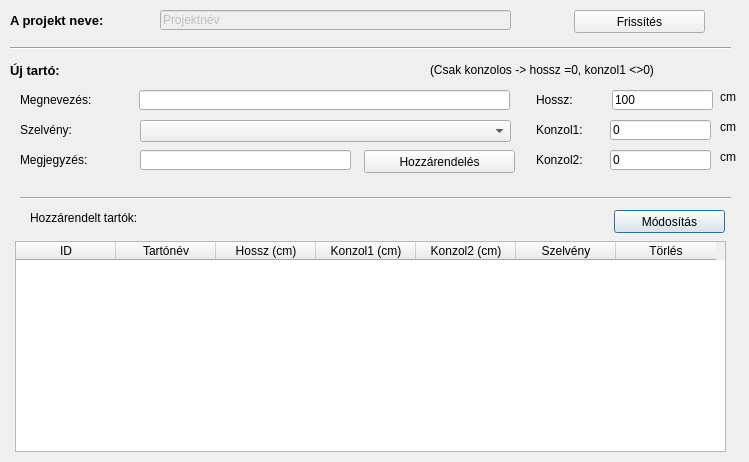
<?xml version="1.0" encoding="UTF-8"?>
<ui version="4.0">
 <class>Tartok</class>
 <widget class="QDialog" name="Tartok">
  <property name="geometry">
   <rect>
    <x>0</x>
    <y>0</y>
    <width>749</width>
    <height>462</height>
   </rect>
  </property>
  <property name="windowTitle">
   <string>A projekt tartói</string>
  </property>
  <widget class="QLabel" name="label">
   <property name="geometry">
    <rect>
     <x>10</x>
     <y>10</y>
     <width>141</width>
     <height>20</height>
    </rect>
   </property>
   <property name="font">
    <font>
     <family>MS Sans Serif</family>
     <pointsize>10</pointsize>
     <weight>75</weight>
     <bold>true</bold>
    </font>
   </property>
   <property name="text">
    <string>A projekt neve:</string>
   </property>
  </widget>
  <widget class="QLineEdit" name="Projektnev">
   <property name="enabled">
    <bool>false</bool>
   </property>
   <property name="geometry">
    <rect>
     <x>160</x>
     <y>10</y>
     <width>351</width>
     <height>20</height>
    </rect>
   </property>
   <property name="font">
    <font>
     <family>MS Sans Serif</family>
    </font>
   </property>
   <property name="tabletTracking">
    <bool>false</bool>
   </property>
   <property name="text">
    <string>Projektnév</string>
   </property>
  </widget>
  <widget class="Line" name="line">
   <property name="geometry">
    <rect>
     <x>10</x>
     <y>40</y>
     <width>721</width>
     <height>16</height>
    </rect>
   </property>
   <property name="font">
    <font>
     <family>MS Sans Serif</family>
    </font>
   </property>
   <property name="orientation">
    <enum>Qt::Horizontal</enum>
   </property>
  </widget>
  <widget class="QLabel" name="label_2">
   <property name="geometry">
    <rect>
     <x>10</x>
     <y>60</y>
     <width>101</width>
     <height>20</height>
    </rect>
   </property>
   <property name="font">
    <font>
     <family>MS Sans Serif</family>
     <pointsize>10</pointsize>
     <weight>75</weight>
     <bold>true</bold>
    </font>
   </property>
   <property name="text">
    <string>Új tartó:</string>
   </property>
  </widget>
  <widget class="QLabel" name="label_3">
   <property name="geometry">
    <rect>
     <x>20</x>
     <y>90</y>
     <width>121</width>
     <height>20</height>
    </rect>
   </property>
   <property name="font">
    <font>
     <family>MS Sans Serif</family>
    </font>
   </property>
   <property name="text">
    <string>Megnevezés:</string>
   </property>
  </widget>
  <widget class="QLabel" name="label_4">
   <property name="geometry">
    <rect>
     <x>20</x>
     <y>120</y>
     <width>91</width>
     <height>20</height>
    </rect>
   </property>
   <property name="font">
    <font>
     <family>MS Sans Serif</family>
    </font>
   </property>
   <property name="text">
    <string>Szelvény:</string>
   </property>
  </widget>
  <widget class="QLabel" name="label_5">
   <property name="geometry">
    <rect>
     <x>20</x>
     <y>150</y>
     <width>101</width>
     <height>20</height>
    </rect>
   </property>
   <property name="font">
    <font>
     <family>MS Sans Serif</family>
    </font>
   </property>
   <property name="text">
    <string>Megjegyzés:</string>
   </property>
  </widget>
  <widget class="QLineEdit" name="tartonev">
   <property name="geometry">
    <rect>
     <x>139</x>
     <y>90</y>
     <width>371</width>
     <height>20</height>
    </rect>
   </property>
   <property name="font">
    <font>
     <family>MS Sans Serif</family>
    </font>
   </property>
  </widget>
  <widget class="QLineEdit" name="megjegyzes">
   <property name="geometry">
    <rect>
     <x>140</x>
     <y>150</y>
     <width>211</width>
     <height>20</height>
    </rect>
   </property>
   <property name="font">
    <font>
     <family>MS Sans Serif</family>
    </font>
   </property>
  </widget>
  <widget class="QLabel" name="label_6">
   <property name="geometry">
    <rect>
     <x>430</x>
     <y>60</y>
     <width>311</width>
     <height>20</height>
    </rect>
   </property>
   <property name="font">
    <font>
     <family>MS Sans Serif</family>
    </font>
   </property>
   <property name="text">
    <string>(Csak konzolos -&gt; hossz =0, konzol1 &lt;&gt;0)</string>
   </property>
  </widget>
  <widget class="QLabel" name="label_7">
   <property name="geometry">
    <rect>
     <x>536</x>
     <y>90</y>
     <width>71</width>
     <height>20</height>
    </rect>
   </property>
   <property name="font">
    <font>
     <family>MS Sans Serif</family>
    </font>
   </property>
   <property name="text">
    <string>Hossz:</string>
   </property>
  </widget>
  <widget class="QLineEdit" name="hossz">
   <property name="geometry">
    <rect>
     <x>612</x>
     <y>90</y>
     <width>101</width>
     <height>20</height>
    </rect>
   </property>
   <property name="font">
    <font>
     <family>MS Sans Serif</family>
    </font>
   </property>
   <property name="text">
    <string>100</string>
   </property>
  </widget>
  <widget class="QLabel" name="label_8">
   <property name="geometry">
    <rect>
     <x>720</x>
     <y>90</y>
     <width>47</width>
     <height>14</height>
    </rect>
   </property>
   <property name="font">
    <font>
     <family>MS Sans Serif</family>
    </font>
   </property>
   <property name="text">
    <string>cm</string>
   </property>
  </widget>
  <widget class="QLabel" name="label_9">
   <property name="geometry">
    <rect>
     <x>536</x>
     <y>120</y>
     <width>71</width>
     <height>20</height>
    </rect>
   </property>
   <property name="font">
    <font>
     <family>MS Sans Serif</family>
    </font>
   </property>
   <property name="text">
    <string>Konzol1:</string>
   </property>
  </widget>
  <widget class="QLineEdit" name="konzol1">
   <property name="geometry">
    <rect>
     <x>610</x>
     <y>120</y>
     <width>101</width>
     <height>20</height>
    </rect>
   </property>
   <property name="font">
    <font>
     <family>MS Sans Serif</family>
    </font>
   </property>
   <property name="text">
    <string>0</string>
   </property>
  </widget>
  <widget class="QLabel" name="label_10">
   <property name="geometry">
    <rect>
     <x>720</x>
     <y>120</y>
     <width>47</width>
     <height>14</height>
    </rect>
   </property>
   <property name="font">
    <font>
     <family>MS Sans Serif</family>
    </font>
   </property>
   <property name="text">
    <string>cm</string>
   </property>
  </widget>
  <widget class="QLabel" name="label_11">
   <property name="geometry">
    <rect>
     <x>536</x>
     <y>150</y>
     <width>71</width>
     <height>20</height>
    </rect>
   </property>
   <property name="font">
    <font>
     <family>MS Sans Serif</family>
    </font>
   </property>
   <property name="text">
    <string>Konzol2:</string>
   </property>
  </widget>
  <widget class="QLineEdit" name="konzol2">
   <property name="geometry">
    <rect>
     <x>610</x>
     <y>150</y>
     <width>101</width>
     <height>20</height>
    </rect>
   </property>
   <property name="font">
    <font>
     <family>MS Sans Serif</family>
    </font>
   </property>
   <property name="text">
    <string>0</string>
   </property>
  </widget>
  <widget class="QLabel" name="label_12">
   <property name="geometry">
    <rect>
     <x>720</x>
     <y>150</y>
     <width>47</width>
     <height>14</height>
    </rect>
   </property>
   <property name="font">
    <font>
     <family>MS Sans Serif</family>
    </font>
   </property>
   <property name="text">
    <string>cm</string>
   </property>
  </widget>
  <widget class="Line" name="line_2">
   <property name="geometry">
    <rect>
     <x>20</x>
     <y>190</y>
     <width>711</width>
     <height>16</height>
    </rect>
   </property>
   <property name="font">
    <font>
     <family>MS Sans Serif</family>
    </font>
   </property>
   <property name="orientation">
    <enum>Qt::Horizontal</enum>
   </property>
  </widget>
  <widget class="QLabel" name="label_13">
   <property name="geometry">
    <rect>
     <x>30</x>
     <y>210</y>
     <width>151</width>
     <height>16</height>
    </rect>
   </property>
   <property name="font">
    <font>
     <family>MS Sans Serif</family>
    </font>
   </property>
   <property name="text">
    <string>Hozzárendelt tartók:</string>
   </property>
  </widget>
  <widget class="QPushButton" name="Tartomodositas">
   <property name="geometry">
    <rect>
     <x>614</x>
     <y>210</y>
     <width>111</width>
     <height>23</height>
    </rect>
   </property>
   <property name="font">
    <font>
     <family>MS Sans Serif</family>
    </font>
   </property>
   <property name="text">
    <string>Módosítás</string>
   </property>
  </widget>
  <widget class="QTableWidget" name="tartolista">
   <property name="geometry">
    <rect>
     <x>15</x>
     <y>241</y>
     <width>711</width>
     <height>211</height>
    </rect>
   </property>
   <property name="font">
    <font>
     <family>MS Sans Serif</family>
    </font>
   </property>
   <property name="rowCount">
    <number>0</number>
   </property>
   <column>
    <property name="text">
     <string>ID</string>
    </property>
   </column>
   <column>
    <property name="text">
     <string>Tartónév</string>
    </property>
   </column>
   <column>
    <property name="text">
     <string>Hossz (cm)</string>
    </property>
   </column>
   <column>
    <property name="text">
     <string>Konzol1 (cm)</string>
    </property>
   </column>
   <column>
    <property name="text">
     <string>Konzol2 (cm)</string>
    </property>
   </column>
   <column>
    <property name="text">
     <string>Szelvény</string>
    </property>
   </column>
   <column>
    <property name="text">
     <string>Törlés</string>
    </property>
   </column>
  </widget>
  <widget class="QComboBox" name="szelvenyek_listaja">
   <property name="geometry">
    <rect>
     <x>140</x>
     <y>120</y>
     <width>371</width>
     <height>22</height>
    </rect>
   </property>
   <property name="font">
    <font>
     <family>MS Sans Serif</family>
    </font>
   </property>
  </widget>
  <widget class="QPushButton" name="Tartobeiro">
   <property name="geometry">
    <rect>
     <x>364</x>
     <y>150</y>
     <width>151</width>
     <height>23</height>
    </rect>
   </property>
   <property name="font">
    <font>
     <family>MS Sans Serif</family>
    </font>
   </property>
   <property name="text">
    <string>Hozzárendelés</string>
   </property>
  </widget>
  <widget class="QPushButton" name="Frissito">
   <property name="geometry">
    <rect>
     <x>574</x>
     <y>10</y>
     <width>131</width>
     <height>23</height>
    </rect>
   </property>
   <property name="text">
    <string>Frissítés</string>
   </property>
  </widget>
 </widget>
 <resources/>
 <connections/>
</ui>
